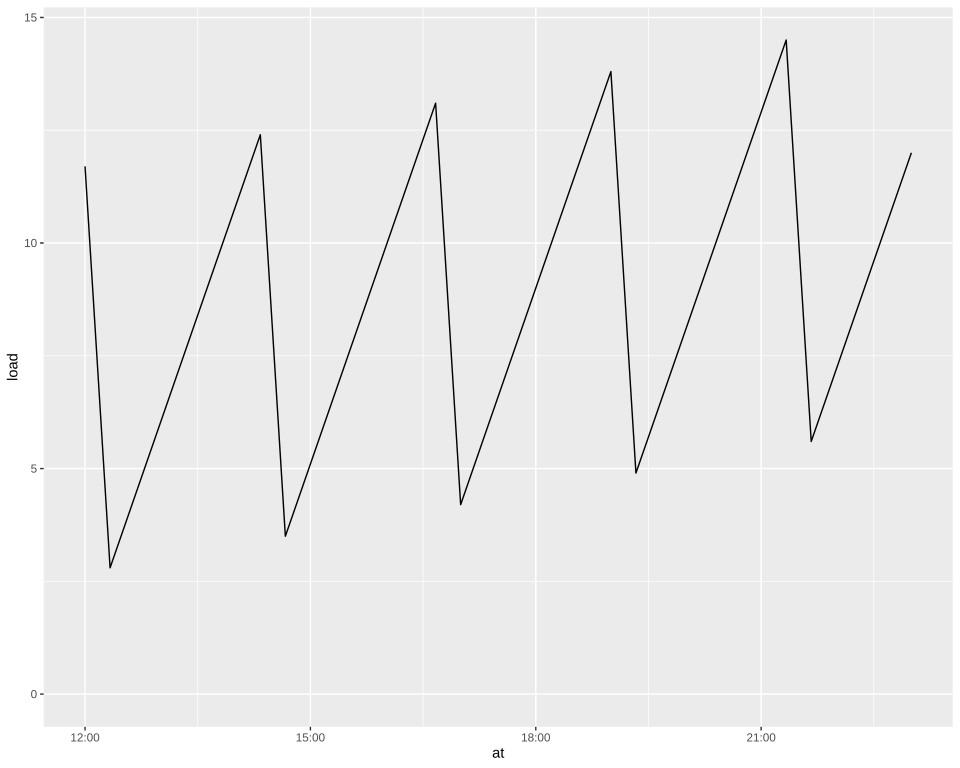

This figure's R source:
# The plot test/golden/scale_datetime_limits.svg draws, drawn by ggplot2 itself, as ggplot2's own visual tests draw
# their snapshots: the independent check on that golden whenever it changes. The suite never runs
# this; it needs R, ggplot2 and vdiffr, saved as the Docker image giggly-r:ggplot2-4.0.3. From the
# repository's root:
#
#   docker run --rm -v "$PWD/test/golden":/golden:ro giggly-r:ggplot2-4.0.3 \
#     Rscript /golden/scale_datetime_limits.R > scale_datetime_limits.ggplot2.svg
#
# and compare the two drawings element by element, as test/golden/point.R describes.
#
# test/golden/datetime_line.R's readings on an axis from noon to the last of them, so the line
# through the morning is not drawn, its breaks R's pretty() for eleven hours, every three hours,
# labelled by the time alone.
#
# First checked with ggplot2 4.0.3 and vdiffr 1.0.9: every element and clip path matches, the one
# departure test/golden/point.R's, the x axis drawn before the y.

library(ggplot2)

index <- 0:60
df <- data.frame(
  at = as.POSIXct("2024-03-10 03:00:00", tz = "UTC") + index * 20 * 60,
  load = (index %% 7) * 1.5 + index / 10
)
plot <- ggplot(df, aes(at, load)) +
  geom_line() +
  scale_x_datetime(limits = c(as.POSIXct("2024-03-10 12:00:00", tz = "UTC"), NA)) +
  theme_gray()

file <- tempfile(fileext = ".svg")
vdiffr::write_svg(plot, file)
cat(readLines(file), sep = "\n")
